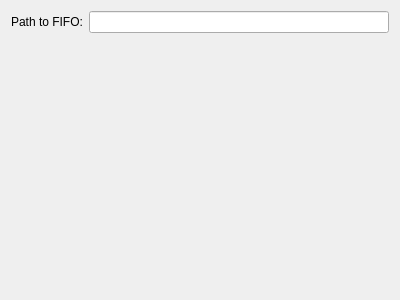
<?xml version="1.0" encoding="UTF-8"?>
<ui version="4.0">
 <class>FIFOConfigWidget</class>
 <widget class="QWidget" name="FIFOConfigWidget">
  <property name="geometry">
   <rect>
    <x>0</x>
    <y>0</y>
    <width>400</width>
    <height>300</height>
   </rect>
  </property>
  <property name="windowTitle">
   <string>FIFO Configuration Widget</string>
  </property>
  <layout class="QFormLayout" name="formLayout">
   <item row="0" column="0">
    <widget class="QLabel" name="label">
     <property name="text">
      <string>Path to FIFO:</string>
     </property>
    </widget>
   </item>
   <item row="0" column="1">
    <widget class="QLineEdit" name="fifoPathTextField"/>
   </item>
  </layout>
 </widget>
 <resources/>
 <connections/>
</ui>
